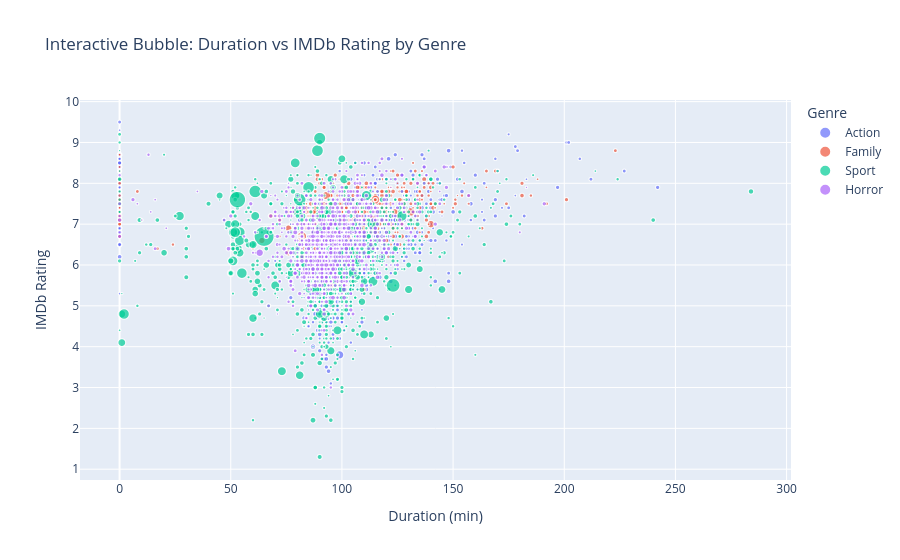

The code cell stored with this chart in its notebook:
### Code cell
import plotly.express as px

fig = px.scatter(
    df,
    x='Duration_min',              
    y='IMDb_Rating',               
    size='Description_length',      
    color='Genre',                  
    hover_data=['Votes', 'Stars', 'Rated'],  
    title="Interactive Bubble: Duration vs IMDb Rating by Genre"
)

fig.update_layout(
    xaxis_title="Duration (min)",
    yaxis_title="IMDb Rating",
    legend_title="Genre"
)

fig.show()

### Figure 1 — Plotly figure (JSON) as saved in the notebook; plotly's stock layout.template omitted (floating-point values rounded to 4 significant figures; data arrays with more than 128 entries replaced by an {"elided": "..."} marker saying what was removed)
{"data": [{"customdata": {"elided": "772x3 mixed values"}, "hovertemplate": "Genre=Action<br>Duration_min=%{x}<br>IMDb_Rating=%{y}<br>Description_length=%{marker.size}<br>Votes=%{customdata[0]}<br>Stars=%{customdata[1]}<br>Rated=%{customdata[2]}<extra></extra>", "legendgroup": "Action", "marker": {"color": "#636efa", "size": {"elided": "772 int values"}, "sizemode": "area", "sizeref": 10.79, "symbol": "circle"}, "mode": "markers", "name": "Action", "showlegend": true, "type": "scattergl", "x": {"elided": "772 int values"}, "xaxis": "x", "y": {"elided": "772 float values"}, "yaxis": "y"}, {"customdata": {"elided": "467x3 mixed values"}, "hovertemplate": "Genre=Family<br>Duration_min=%{x}<br>IMDb_Rating=%{y}<br>Description_length=%{marker.size}<br>Votes=%{customdata[0]}<br>Stars=%{customdata[1]}<br>Rated=%{customdata[2]}<extra></extra>", "legendgroup": "Family", "marker": {"color": "#EF553B", "size": {"elided": "467 int values"}, "sizemode": "area", "sizeref": 10.79, "symbol": "circle"}, "mode": "markers", "name": "Family", "showlegend": true, "type": "scattergl", "x": {"elided": "467 int values"}, "xaxis": "x", "y": {"elided": "467 float values"}, "yaxis": "y"}, {"customdata": {"elided": "1322x3 mixed values"}, "hovertemplate": "Genre=Sport<br>Duration_min=%{x}<br>IMDb_Rating=%{y}<br>Description_length=%{marker.size}<br>Votes=%{customdata[0]}<br>Stars=%{customdata[1]}<br>Rated=%{customdata[2]}<extra></extra>", "legendgroup": "Sport", "marker": {"color": "#00cc96", "size": {"elided": "1322 int values"}, "sizemode": "area", "sizeref": 10.79, "symbol": "circle"}, "mode": "markers", "name": "Sport", "showlegend": true, "type": "scattergl", "x": {"elided": "1322 int values"}, "xaxis": "x", "y": {"elided": "1322 float values"}, "yaxis": "y"}, {"customdata": {"elided": "1000x3 mixed values"}, "hovertemplate": "Genre=Horror<br>Duration_min=%{x}<br>IMDb_Rating=%{y}<br>Description_length=%{marker.size}<br>Votes=%{customdata[0]}<br>Stars=%{customdata[1]}<br>Rated=%{customdata[2]}<extra></extra>", "legendgroup": "Horror", "marker": {"color": "#ab63fa", "size": {"elided": "1000 int values"}, "sizemode": "area", "sizeref": 10.79, "symbol": "circle"}, "mode": "markers", "name": "Horror", "showlegend": true, "type": "scattergl", "x": {"elided": "1000 int values"}, "xaxis": "x", "y": {"elided": "1000 float values"}, "yaxis": "y"}], "layout": {"legend": {"itemsizing": "constant", "title": {"text": "Genre"}, "tracegroupgap": 0}, "title": {"text": "Interactive Bubble: Duration vs IMDb Rating by Genre"}, "xaxis": {"anchor": "y", "domain": [0, 1], "title": {"text": "Duration (min)"}}, "yaxis": {"anchor": "x", "domain": [0, 1], "title": {"text": "IMDb Rating"}}}}
